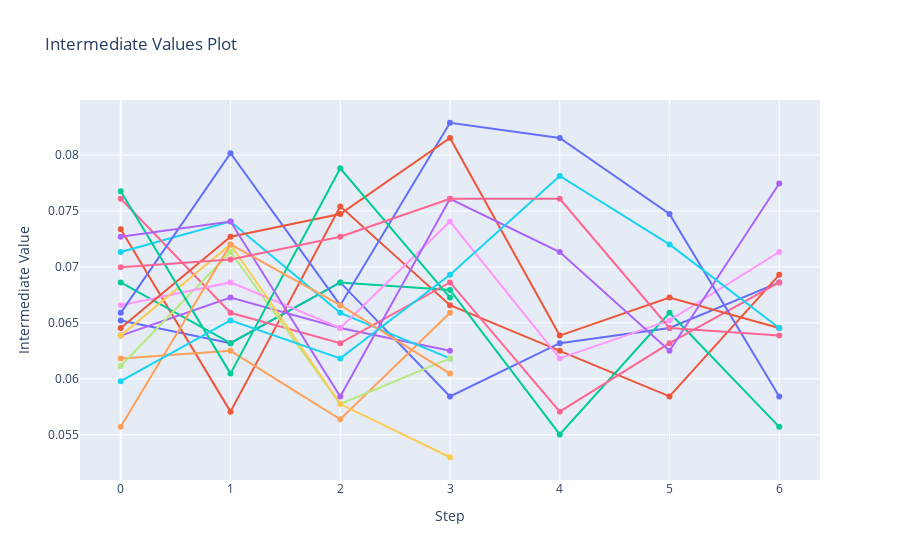

The notebook cell saved with this chart:
### Markdown cell above
### Tuning Visualization

### Code cell
import plotly
optuna.visualization.plot_intermediate_values(study)

### Figure 1 — Plotly figure (JSON) as saved in the notebook; plotly's stock layout.template omitted (floating-point values rounded to 4 significant figures)
{"data": [{"marker": {"maxdisplayed": 10}, "mode": "lines+markers", "name": "Trial0", "type": "scatter", "x": [0, 1, 2, 3, 4, 5, 6], "y": [0.06522, 0.06318, 0.06861, 0.05842, 0.06318, 0.06454, 0.06861]}, {"marker": {"maxdisplayed": 10}, "mode": "lines+markers", "name": "Trial1", "type": "scatter", "x": [0, 1, 2, 3, 4, 5, 6], "y": [0.07337, 0.05707, 0.07541, 0.06658, 0.0625, 0.05842, 0.06929]}, {"marker": {"maxdisplayed": 10}, "mode": "lines+markers", "name": "Trial2", "type": "scatter", "x": [0, 1, 2, 3, 4, 5, 6], "y": [0.06861, 0.06318, 0.06861, 0.06793, 0.05503, 0.0659, 0.05571]}, {"marker": {"maxdisplayed": 10}, "mode": "lines+markers", "name": "Trial3", "type": "scatter", "x": [0, 1, 2, 3], "y": [0.06386, 0.06726, 0.06454, 0.0625]}, {"marker": {"maxdisplayed": 10}, "mode": "lines+markers", "name": "Trial4", "type": "scatter", "x": [0, 1, 2, 3], "y": [0.06182, 0.0625, 0.05639, 0.0659]}, {"marker": {"maxdisplayed": 10}, "mode": "lines+markers", "name": "Trial5", "type": "scatter", "x": [0, 1, 2, 3], "y": [0.07133, 0.07405, 0.0659, 0.06182]}, {"marker": {"maxdisplayed": 10}, "mode": "lines+markers", "name": "Trial6", "type": "scatter", "x": [0, 1, 2, 3, 4, 5, 6], "y": [0.07609, 0.0659, 0.06318, 0.06861, 0.05707, 0.06318, 0.06861]}, {"marker": {"maxdisplayed": 10}, "mode": "lines+markers", "name": "Trial7", "type": "scatter", "x": [0, 1, 2, 3], "y": [0.06114, 0.07133, 0.05774, 0.06182]}, {"marker": {"maxdisplayed": 10}, "mode": "lines+markers", "name": "Trial8", "type": "scatter", "x": [0, 1, 2, 3, 4, 5, 6], "y": [0.06658, 0.06861, 0.06454, 0.07405, 0.06182, 0.06522, 0.07133]}, {"marker": {"maxdisplayed": 10}, "mode": "lines+markers", "name": "Trial9", "type": "scatter", "x": [0, 1, 2, 3], "y": [0.06386, 0.07201, 0.05774, 0.05299]}, {"marker": {"maxdisplayed": 10}, "mode": "lines+markers", "name": "Trial10", "type": "scatter", "x": [0, 1, 2, 3, 4, 5, 6], "y": [0.0659, 0.08016, 0.06658, 0.08288, 0.08152, 0.07473, 0.05842]}, {"marker": {"maxdisplayed": 10}, "mode": "lines+markers", "name": "Trial11", "type": "scatter", "x": [0, 1, 2, 3, 4, 5, 6], "y": [0.06454, 0.07269, 0.07473, 0.08152, 0.06386, 0.06726, 0.06454]}, {"marker": {"maxdisplayed": 10}, "mode": "lines+markers", "name": "Trial12", "type": "scatter", "x": [0, 1, 2, 3], "y": [0.07677, 0.06046, 0.0788, 0.06726]}, {"marker": {"maxdisplayed": 10}, "mode": "lines+markers", "name": "Trial13", "type": "scatter", "x": [0, 1, 2, 3, 4, 5, 6], "y": [0.07269, 0.07405, 0.05842, 0.07609, 0.07133, 0.0625, 0.07745]}, {"marker": {"maxdisplayed": 10}, "mode": "lines+markers", "name": "Trial14", "type": "scatter", "x": [0, 1, 2, 3], "y": [0.05571, 0.07201, 0.06658, 0.06046]}, {"marker": {"maxdisplayed": 10}, "mode": "lines+markers", "name": "Trial15", "type": "scatter", "x": [0, 1, 2, 3, 4, 5, 6], "y": [0.05978, 0.06522, 0.06182, 0.06929, 0.07812, 0.07201, 0.06454]}, {"marker": {"maxdisplayed": 10}, "mode": "lines+markers", "name": "Trial16", "type": "scatter", "x": [0, 1, 2, 3, 4, 5, 6], "y": [0.06997, 0.07065, 0.07269, 0.07609, 0.07609, 0.06454, 0.06386]}], "layout": {"showlegend": false, "title": {"text": "Intermediate Values Plot"}, "xaxis": {"title": {"text": "Step"}}, "yaxis": {"title": {"text": "Intermediate Value"}}}}
